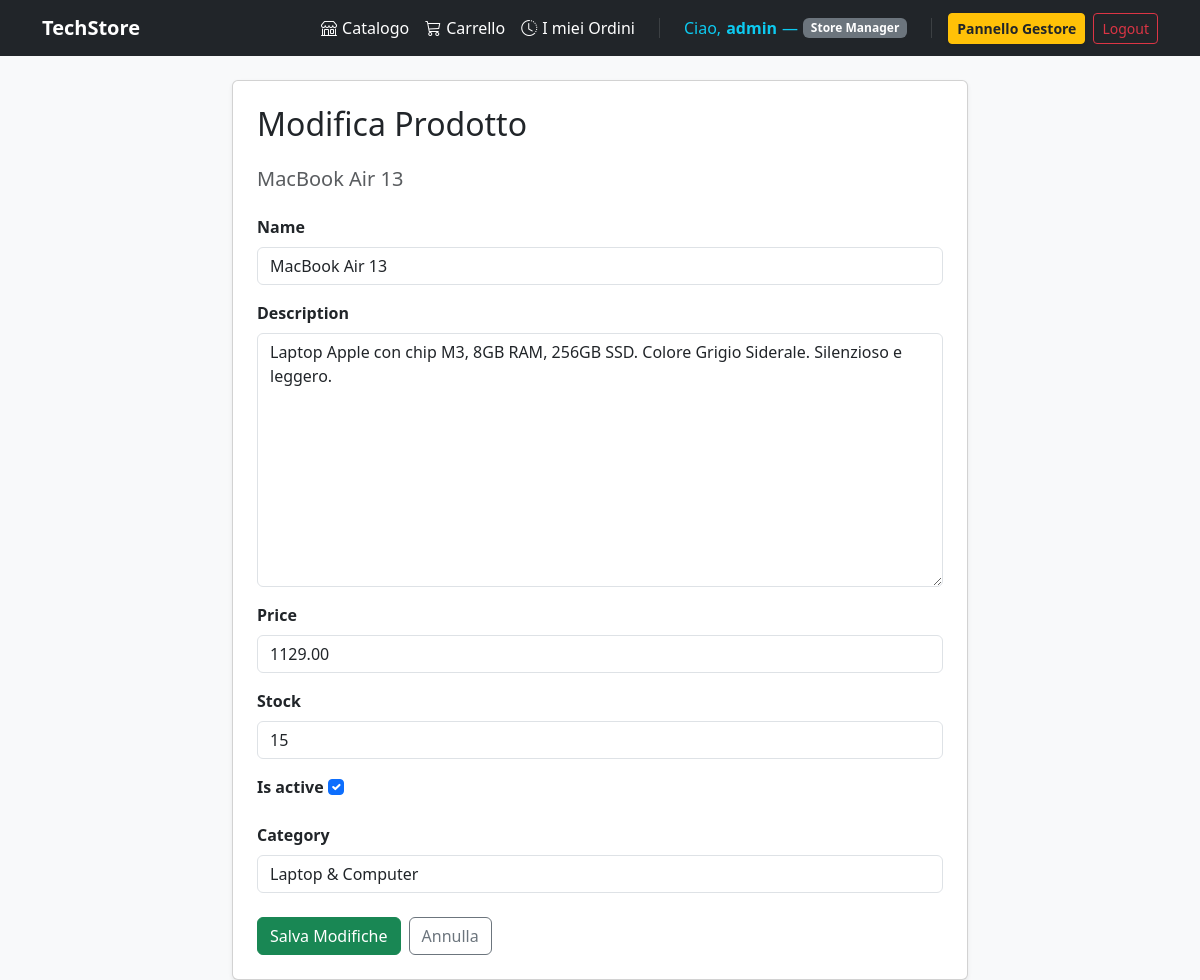
The app's page /prodotto/1/modifica/ (signed in) with its own data.
### accounts/models.py (models this page shows)
class CustomUser(AbstractUser):
    CUSTOMER = 'customer'
    STORE_MANAGER = 'store_manager'
    ROLE_CHOICES = [
        (CUSTOMER, 'Customer'),
        (STORE_MANAGER, 'Store Manager'),
    ]
    role = models.CharField(
        max_length=20,
        choices=ROLE_CHOICES,
        default=CUSTOMER,
        help_text="Ruolo dell'utente all'interno dell'e-commerce"
    )
    def is_manager(self):
        return self.role == self.STORE_MANAGER

### store/models.py (models this page shows, shortened)
class Product(models.Model):
    category = models.ForeignKey(Category, on_delete=models.CASCADE, related_name='products')
    name = models.CharField(max_length=200)
    description = models.TextField()
    price = models.DecimalField(max_digits=10, decimal_places=2)
    stock = models.IntegerField(default=0)
    is_active = models.BooleanField(default=True)

### store/views.py (the view)
# urls.py: path('prodotto/<int:pk>/modifica/', ProductUpdateView.as_view(), name='product_edit'),
class ProductUpdateView(LoginRequiredMixin, UserPassesTestMixin, UpdateView):
    model = Product
    fields = ['name', 'description', 'price', 'stock', 'is_active', 'category']
    template_name = 'modificaProdotto.html'
    success_url = reverse_lazy('product_list')
    def test_func(self):
        user = self.request.user
        return (
            user.is_superuser or (user.is_authenticated and getattr(user, 'role', '') == 'store_manager')
        )

### store/models.py (called while the page is built)
    def __str__(self):
        return self.name

### templates/modificaProdotto.html (shortened to what this page needs)
{% extends 'base.html' %}
{% block content %}
<div class="row justify-content-center mt-4">
    <div class="col-md-8">
        <div class="card shadow-sm">
            <div class="card-body p-4">
                <h2 class="card-title mb-4">Modifica Prodotto</h2>
                <h5 class="text-muted mb-4">{{ product.name }}</h5>
                <form method="post" enctype="multipart/form-data">
                    {% for field in form %}
                        <div class="mb-3">
                            <label for="{{ field.id_for_label }}" class="form-label fw-bold">{{ field.label }}</label>
                            {{ field }}
                        </div>
                    {% endfor %}
                    <div class="mt-4 d-flex gap-2">
                        <button type="submit" class="btn btn-success">Salva Modifiche</button>
                        <a href="{% url 'product_list' %}" class="btn btn-outline-secondary">Annulla</a>
                    </div>
                </form>
            </div>
        </div>
    </div>
</div>
{% endblock %}

### templates/base.html (shortened to what this page needs)
<!doctype html>
<html lang="it">
  <head>
    <link
      href="https://cdn.jsdelivr.net/npm/bootstrap@5.3.0/dist/css/bootstrap.min.css"
      rel="stylesheet"
    />
    <link
      href="https://cdn.jsdelivr.net/npm/bootstrap-icons@1.11.3/font/bootstrap-icons.min.css"
      rel="stylesheet"
    />
  </head>
  <body class="bg-light">
    <nav class="navbar navbar-expand-lg navbar-dark bg-dark mb-4">
      <div class="container">
        <a class="navbar-brand fw-bold" href="{% url 'product_list' %}"
          >TechStore</a
        >
        <div class="collapse navbar-collapse" id="navbarNav">
          <ul class="navbar-expand navbar-nav ms-auto align-items-center">
            <li class="nav-item">
              <a class="nav-link text-white" href="{% url 'product_list' %}">
                <i class="bi bi-shop"></i> Catalogo
              </a>
            </li>
            <li class="nav-item">
              <a class="nav-link text-white position-relative" href="{% url 'cart_detail' %}">
                <i class="bi bi-cart3"></i> Carrello
              </a>
            </li>
            {% if user.is_authenticated %}
            <li class="nav-item">
              <a class="nav-link text-white" href="{% url 'userOrders' %}">
                <i class="bi bi-clock-history"></i> I miei Ordini
              </a>
            </li>
            {% endif %}
            {% if user.is_authenticated %}
            <li class="nav-item">
              <span class="nav-link text-info"
                >Ciao, <strong>{{ user.username }}</strong> —
                <span class="badge bg-secondary"
                  >{{ user.get_role_display }}</span
                ></span
              >
            </li>
            {% if user.is_manager or user.is_superuser %}
            <li class="nav-item">
              <a class="btn btn-sm btn-warning text-dark fw-bold me-2 shadow-sm" href="{% url 'manager_dashboard' %}">
                Pannello Gestore
              </a>
            </li>
            {% endif %}
            <li class="nav-item">
              <form
                action="{% url 'logout' %}"
                method="post"
                class="d-inline"
              >
                <button type="submit" class="btn btn-sm btn-outline-danger">
                  Logout
                </button>
              </form>
            </li>
            {% endif %}
          </ul>
        </div>
      </div>
    </nav>
    <div class="container">
      {% block content %} {% endblock %}
    </div>
  </body>
</html>

### templates/base.html (style rules this page uses)
.navbar-nav .nav-link { font-weight: 500; padding: 0.4rem 0.75rem; border-radius: 6px; transition: background-color 0.2s ease, color 0.2s ease; display: flex; align-items: center; gap: 5px; }

### records on screen
CustomUser: username "admin", role "Store Manager"
Product: name "MacBook Air 13", form "MacBook Air 13" "Laptop Apple con chip M3, 8GB RAM, 256GB SSD. Colore Grigio Siderale. Silenzioso e leggero." "1129.00" "15" "☑" "Laptop & Computer"

### other values on screen
{{ field.label }} "Name" "Description" "Price" "Stock" "Is active" "Category"
